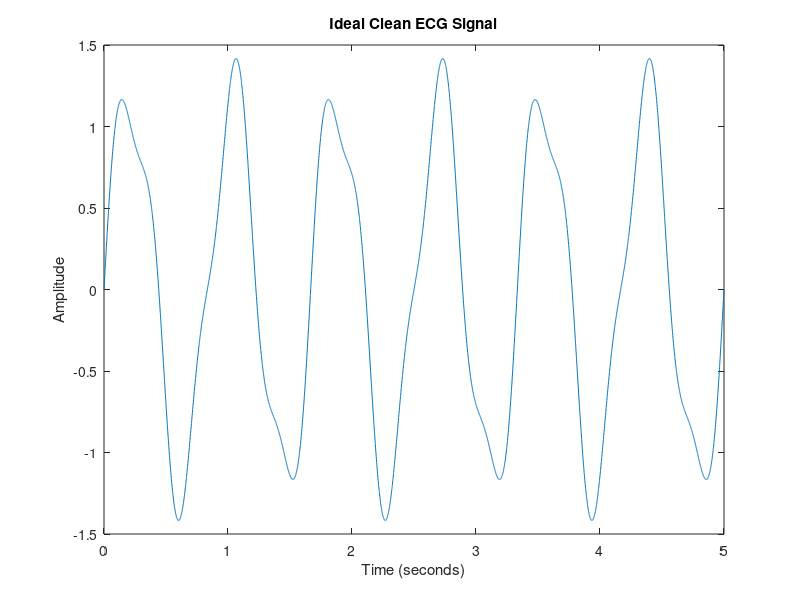
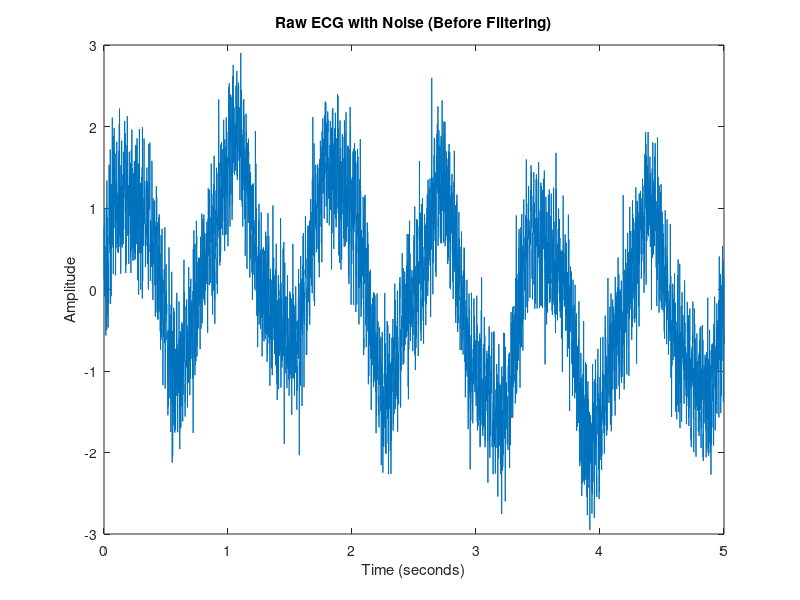

Source code (MATLAB) for these figures, in order: (Note: this script raises an error after producing the figures.)
clc;
clear;
close all;

% Step 1: Define sampling frequency and time
fs = 1000;                   % Sampling frequency (Hz)
t = 0:1/fs:5;                % 5 seconds time duration

% Step 2: Generate clean ECG-like signal
ecg_clean = 1.2*sin(2*pi*1.2*t) + 0.25*sin(2*pi*3*t);

figure;
plot(t, ecg_clean);
title('Ideal Clean ECG Signal');
xlabel('Time (seconds)');
ylabel('Amplitude');

% Step 3: Add noise (real-world effect)
powerline = 0.3*sin(2*pi*50*t);      % 50 Hz noise
baseline = 0.5*sin(2*pi*0.2*t);      % Baseline drift
random_noise = 0.4*randn(size(t));   % Random noise

ecg_noisy = ecg_clean + powerline + baseline + random_noise;

figure;
plot(t, ecg_noisy);
title('Raw ECG with Noise (Before Filtering)');
xlabel('Time (seconds)');
ylabel('Amplitude');

% Step 4: High-pass filter (remove baseline drift)
hp = designfilt('highpassiir','FilterOrder',4, ...
    'HalfPowerFrequency',0.5,'SampleRate',fs);

ecg_hp = filtfilt(hp, ecg_noisy);

% Step 5: Low-pass filter (remove high frequency noise)
lp = designfilt('lowpassiir','FilterOrder',4, ...
    'HalfPowerFrequency',40,'SampleRate',fs);

ecg_filtered = filtfilt(lp, ecg_hp);

figure;
plot(t, ecg_filtered);
title('Filtered ECG (After VLSI Equivalent)');
xlabel('Time (seconds)');
ylabel('Amplitude');

% Step 6: Compare before and after
figure;

subplot(2,1,1);
plot(t, ecg_noisy);
title('Before Filtering');

subplot(2,1,2);
plot(t, ecg_filtered);
title('After Filtering');
% Step 7: Calculate SNR improvement

snr_before = snr(ecg_noisy, ecg_noisy - ecg_clean);
snr_after  = snr(ecg_filtered, ecg_filtered - ecg_clean);

disp(['SNR Before Filtering: ', num2str(snr_before), ' dB']);
disp(['SNR After Filtering: ', num2str(snr_after), ' dB']);
% Step 8: Frequency spectrum comparison

figure;

subplot(2,1,1);
fft_before = abs(fft(ecg_noisy));
f = linspace(0, fs, length(fft_before));
plot(f, fft_before);
xlim([0 100]);
title('Frequency Spectrum Before Filtering');
xlabel('Frequency (Hz)');
ylabel('Magnitude');

subplot(2,1,2);
fft_after = abs(fft(ecg_filtered));
plot(f, fft_after);
xlim([0 100]);
title('Frequency Spectrum After Filtering');
xlabel('Frequency (Hz)');
ylabel('Magnitude');
% Step 9: Add amplifier gain (simulate VLSI amplifier)

gain = 500;   % Amplifier gain (like instrumentation amplifier)

ecg_amplified = gain * ecg_filtered;

figure;
plot(t, ecg_amplified);
title('Amplified ECG Signal (After VLSI Gain Stage)');
xlabel('Time (seconds)');
ylabel('Amplitude');
figure;

subplot(2,1,1);
plot(t, ecg_filtered);
title('Filtered ECG');

subplot(2,1,2);
plot(t, ecg_amplified);
title('Filtered + Amplified ECG');
